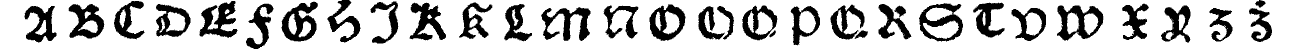
#> input picture lines4glyphs/m01_R_lines_01.png, 2607 x 97 px (shown at 1/2 size)
$ python join_chunks.py lines4glyphs/m01_R_lines_01.png lines4glyphs/m01_R_lines_02.png
#> lines starting #> are read from the running program, lines starting #| are printed output that depends on the picture; after the words box and inside, x2 and y2 are one past the last pixel; in counts of white or black regions, pixels touching at a corner belong together
import sys
import os
import cv2
import numpy as np
import re

# Script version
VERSION = "1.3"

def log(msg):
    print(f"[join_chunks v{VERSION}] {msg}")

def remove_horizontal_padding(img, side='both', pad=2):
    h, w = img.shape[:2]
    if side == 'left':
        return img[:, pad:]
    elif side == 'right':
        return img[:, :w - pad]
    elif side == 'both':
        return img[:, pad:w - pad]
    else:
        raise ValueError("Invalid side argument: use 'left', 'right', or 'both'")

def extract_prefix_and_number(filename):
    match = re.match(r"^(.*)_(\d{2})\.png$", os.path.basename(filename))
    if not match:
        raise ValueError(f"Filename does not match expected pattern '<prefix>_NN.png': {filename}")
    return match.group(1), int(match.group(2))

def build_filename(prefix, number, directory):
    return os.path.join(directory, f"{prefix}_{number:02d}.png")

def join_chunks(file1, file2):
#> called with file1 = 'lines4glyphs/m01_R_lines_01.png', file2 = 'lines4glyphs/m01_R_lines_02.png'
    img1 = cv2.imread(file1, cv2.IMREAD_GRAYSCALE)
#> img1: shape (97, 2607); 75.8% white; 33 black regions, largest, box (x1, y1, x2, y2) and area: (1082, 14, 1181, 82) 2956, (563, 3, 636, 83) 2946, (2114, 11, 2207, 81) 2928
    img2 = cv2.imread(file2, cv2.IMREAD_GRAYSCALE)
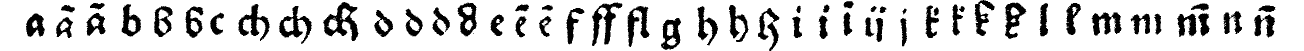
#> input picture lines4glyphs/m01_R_lines_02.png, 2607 x 102 px (shown at 1/2 size)
#> img2: shape (102, 2607); 82.9% white; 60 black regions (2 under 20 px), largest, box (x1, y1, x2, y2) and area: (646, 4, 717, 82) 2261, (1184, 5, 1245, 92) 1974, (558, 12, 624, 88) 1706

    if img1 is None or img2 is None:
        log("Error: One of the input files could not be read.")
        sys.exit(1)

    # Extract numeric suffixes and validate
    prefix1, num1 = extract_prefix_and_number(file1)
    prefix2, num2 = extract_prefix_and_number(file2)

    if prefix1 != prefix2:
        log("Error: File prefixes do not match.")
        sys.exit(1)

    if abs(num1 - num2) != 1:
        log(f"Error: File numbers are not consecutive: {num1}, {num2}")
        sys.exit(1)

    # Ensure correct order
    if num1 > num2:
        file1, file2 = file2, file1
        img1, img2 = img2, img1
        num1, num2 = num2, num1

    # Remove 2 pixels padding from the joining sides
    img1_trimmed = remove_horizontal_padding(img1, side='right', pad=2)
#> in remove_horizontal_padding, `return img[:, :w - pad]`:
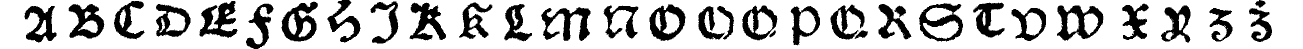
#> returned value: shape (97, 2605) (shown at 1/2 size); 75.8% white; 33 black regions, largest, box (x1, y1, x2, y2) and area: (1082, 14, 1181, 82) 2956, (563, 3, 636, 83) 2946, (2114, 11, 2207, 81) 2928
    img2_trimmed = remove_horizontal_padding(img2, side='left', pad=2)
#> call 2 of remove_horizontal_padding, with side = 'left', pad = 2
#> in remove_horizontal_padding (call 2), `return img[:, pad:]`:
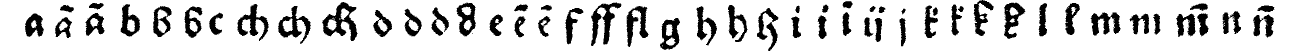
#> returned value: shape (102, 2605) (shown at 1/2 size); 82.9% white; 60 black regions (2 under 20 px), largest, box (x1, y1, x2, y2) and area: (644, 4, 715, 82) 2261, (1182, 5, 1243, 92) 1974, (556, 12, 622, 88) 1706

    # Check heights match, else resize
    if img1_trimmed.shape[0] != img2_trimmed.shape[0]:
        log("Warning: Image heights do not match. Resizing second image to match first.")
        img2_trimmed = cv2.resize(img2_trimmed, (img2_trimmed.shape[1], img1_trimmed.shape[0]))
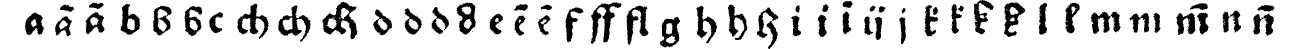
#> img2_trimmed: shape (97, 2605) (shown at 1/2 size); min 0, max 255, mean 211.4

    joined = np.hstack((img1_trimmed, img2_trimmed))

    # Generate output path automatically
    output_name = f"{prefix1}_{num1:02d}+{num2:02d}.png"
    output_path = os.path.join(os.path.dirname(file1), output_name)

    cv2.imwrite(output_path, joined)
    log(f"Joined image saved to: {output_path}")

if __name__ == "__main__":
    if len(sys.argv) not in [2, 3]:
        print("Usage: python join_chunks.py <file1> [file2]")
        sys.exit(1)

    file1 = sys.argv[1]

    if len(sys.argv) == 3:
        file2 = sys.argv[2]
    else:
        # Infer second filename by incrementing number
        prefix, num1 = extract_prefix_and_number(file1)
        num2 = num1 + 1
        directory = os.path.dirname(file1)
        file2 = build_filename(prefix, num2, directory)
        log(f"Inferred second file: {file2}")

    join_chunks(file1, file2)
